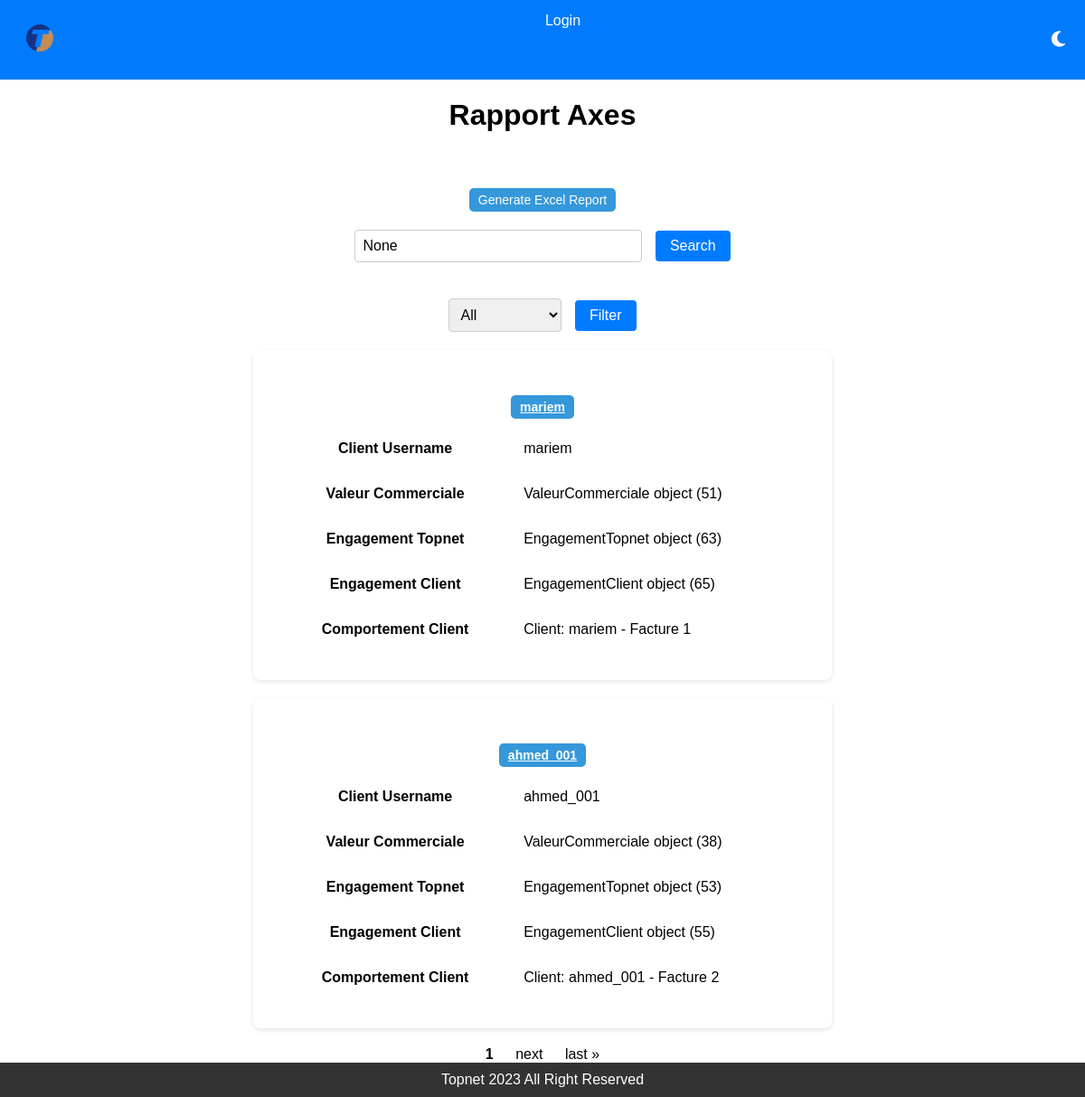
Page /user/view_axes/ on the earlier database version.
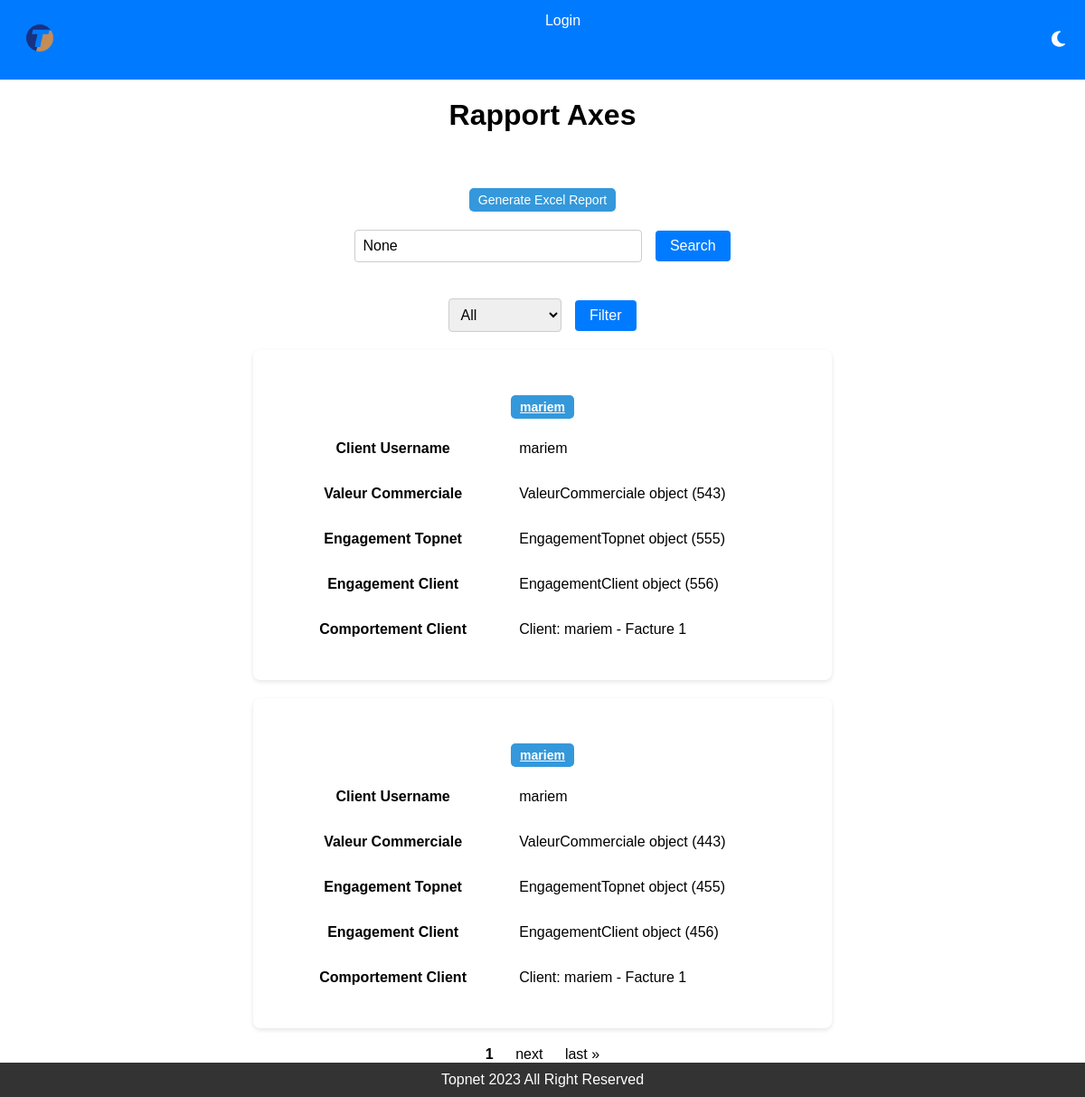
Same page on the later database version.
### client/models.py (models this page shows, shortened)
class Axes(models.Model):
    client = models.ForeignKey(Client, on_delete=models.CASCADE, related_name='Axes')
    valeur_commerciale = models.ForeignKey(ValeurCommerciale, on_delete=models.CASCADE, null=True, blank=True)
    engagement_topnet = models.ForeignKey(EngagementTopnet, on_delete=models.CASCADE, null=True, blank=True)
    engagement_client = models.ForeignKey(EngagementClient, on_delete=models.CASCADE, null=True, blank=True)
    comportement_client = models.ForeignKey(ComportementClient, on_delete=models.CASCADE, null=True, blank=True)

class Client(AbstractUser):
    phone_regex = RegexValidator(
        regex=r'^\d{8}$',
        message="Le numéro de téléphone doit être au format  71000000."
    )
    phone_number = models.CharField(validators=[phone_regex], max_length=17)
    CIN = models.CharField("CIN", max_length=250, validators=[RegexValidator(regex='^[0-9]{8}$', message="Numbers Only!")])

class ValeurCommerciale(models.Model):
    CATEGORIE_CHOICES = [
        (None, 'Unspecified'),
        (0, 'Standard'),
        (1, 'VIP'),
    ]
    ENGAGEMENT_CHOICES = [
        (None, 'Unspecified'),
        (0, 'Engagé'),
        (1, 'Non Engagé'),
    ]
    OFFRE_CHOICES = [
        (None, 'Unspecified'),
        (0.5, 'XDSL'),
        (1, 'HD'),
    ]
    DEBIT_CHOICES = [
        (None, 'Unspecified'),
        (Decimal('1'), '100'),
        (Decimal('0.9'), '50'),
        (Decimal('0.8'), '30'),
        (Decimal('0.7'), '20'),
        (Decimal('0.6'), '12'),
        (Decimal('0.4'), '10'),
        (Decimal('0.2'), '8'),
        (Decimal('0'), '4'),
    ]
    categorie_client = models.IntegerField(choices=CATEGORIE_CHOICES, default=None, null=True, blank=True)
    engagement_contractuel = models.IntegerField(choices=ENGAGEMENT_CHOICES, default=None, null=True, blank=True)
    offre = models.DecimalField(choices=OFFRE_CHOICES, max_digits=3, decimal_places=1, default=None, null=True, blank=True)
    debit = models.DecimalField(choices=DEBIT_CHOICES, max_digits=2, decimal_places=1, default=None, null=True, blank=True)
    client = models.ForeignKey(Client, on_delete=models.CASCADE, related_name='valeur_commerciale', null=True, blank=True, default=None)
    axes_relation = models.OneToOneField('client.Axes', on_delete=models.CASCADE, related_name='valeur_commerciale_relation', null=True, blank=True)

class EngagementTopnet(models.Model):
    client = models.ForeignKey(Client, on_delete=models.CASCADE, related_name='engagement_topnet', null=True, blank=True, default=None)
    axes_relation = models.OneToOneField('client.Axes', on_delete=models.CASCADE, related_name='engagement_topnet_relation', null=True, blank=True)
    nombre_reclamations = models.DecimalField(max_digits=3, decimal_places=1, default=0)
    delai_traitement = models.FloatField(default=0)

class EngagementClient(models.Model):
    client = models.ForeignKey(Client, on_delete=models.CASCADE, related_name='engagement_client', null=True, blank=True, default=None)
    axes_relation  = models.OneToOneField('client.Axes', on_delete=models.CASCADE, related_name='engagement_client_relation', null=True, blank=True)

class ComportementClient(models.Model):
    facture = models.ForeignKey('facture.Facture', on_delete=models.CASCADE, related_name='ComportementClient', null=True, blank=True, default=None)
    client = models.ForeignKey(Client, on_delete=models.CASCADE, related_name='comportement_client', null=True, blank=True, default=None)
    axes_relation = models.OneToOneField('client.Axes', on_delete=models.CASCADE, related_name='comportement_client_relation', null=True, blank=True)
    def __str__(self):
        if self.facture and self.facture.client:
            return f"Client: {self.facture.client.username} - Facture {self.facture.Id_facture}"
        return f"Facture {self.facture.Id_facture} - No Client"

### facture/models.py (models this page shows, shortened)
class Facture(models.Model):
    client = models.ForeignKey('client.Client', on_delete=models.CASCADE, related_name='factures', null=True, blank=True, default=None)
    contrat = models.ForeignKey('contrat.Contrat', on_delete=models.CASCADE, related_name='factures')
    Id_facture = models.AutoField(primary_key=True)
    montant_encours = models.DecimalField(max_digits=10, decimal_places=2, help_text="Montant en Dinar Tunisien")
    ESPECE = 'Espece'
    CREDIT_CARD = 'CreditCard'
    CHEQUE = 'Cheque'
    TYPE_PAIEMENT_CHOICES = [
        (ESPECE, 'Espece'),
        (CREDIT_CARD, 'Credit Card'),
        (CHEQUE, 'Cheque'),
    ]
    type_paiement = models.CharField(max_length=100, choices=TYPE_PAIEMENT_CHOICES)
    date_du_facture = models.DateField(default=timezone.now)
    date_a_payer_avant = models.DateField(validators=[validate_date_a_payer_avant])
    REJET = 'rejet'
    NON = 'non'
    STATUT_PAIEMENT_CHOICES = [
        (REJET, 'Rejet'),
        (NON, 'Non'),
    ]
    statut_paiement = models.CharField(max_length=10, choices=STATUT_PAIEMENT_CHOICES, default=NON)
    CONTENTIEUX_CHOICES = [
        (False, 1),
        (True, 0),
    ]
    contentieux = models.BooleanField(default=False, choices=CONTENTIEUX_CHOICES)

### client/views.py (the view)
# urls.py: path('view_axes/', view_axes, name='view_axes'),
def view_axes(request):
    axes_with_clients = Axes.objects.select_related('client')
    axes_with_clients = axes_with_clients.exclude(client__is_superuser=True)
    search_query = request.GET.get('search')
    if search_query:
        axes_with_clients = axes_with_clients.filter(client__username__icontains=search_query)
    filter_option = request.GET.get('filter', 'all')
    if filter_option == 'today':
        axes_with_clients = axes_with_clients.filter(client__date_joined__date=timezone.now().date())
    elif filter_option == 'past7days':
        past_week = timezone.now() - timezone.timedelta(days=7)
        axes_with_clients = axes_with_clients.filter(client__date_joined__gte=past_week)
    elif filter_option == 'thismonth':
        axes_with_clients = axes_with_clients.filter(client__date_joined__year=timezone.now().year, client__date_joined__month=timezone.now().month)
    elif filter_option == 'thisyear':
        axes_with_clients = axes_with_clients.filter(client__date_joined__year=timezone.now().year)
    paginator = Paginator(axes_with_clients, 2)
    page_number = request.GET.get('page')
    axes = paginator.get_page(page_number)
    return render(request, 'client/view_axes.html', {'axes': axes, 'search_query': search_query, 'filter_option': filter_option})

### score_app/templates/client/view_axes.html (shortened to what this page needs)
{% extends 'base.html' %}
{% load static %}
{% block content %}
<h1>Rapport Axes</h1>
    <form method="post" action="{% url 'generate_excel' %}">
        <div class="back-button-container">
            <button type="submit" class="back-button">Generate Excel Report</button>
        </div>
    </form>
<div class="search-container">
    <form method="get" action="">
        <input type="text" name="search" value="{{ search_query }}" placeholder="Search by username">
        <button type="submit">Search</button>
    </form>
</div>
<div class="filter-container">
    <form method="get" action="">
        <select name="filter">
            <option value="all" {% if filter_option == 'all' %}selected{% endif %}>All</option>
        </select>
        <button type="submit">Filter</button>
    </form>
</div>
<div class="client-box-container">
    {% for ax in axes %}
        <div class="client-box">
            <div class="back-button-container">
            <h3><a href="{% url 'client_scores' client_id=ax.client.id %}" class="back-button">{{ ax.client.username }}</a></h3>
            </div>
            <table>
                <tr>
                    <th>Client Username</th>
                    <td>{{ ax.client.username }}</td>
                </tr>
                <tr>
                    <th>Valeur Commerciale</th>
                    <td>{{ ax.valeur_commerciale }}</td>
                </tr>
                <tr>
                    <th>Engagement Topnet</th>
                    <td>{{ ax.engagement_topnet }}</td>
                </tr>
                <tr>
                    <th>Engagement Client</th>
                    <td>{{ ax.engagement_client }}</td>
                </tr>
                <tr>
                    <th>Comportement Client</th>
                    <td>{{ ax.comportement_client }}</td>
                 </tr>
            </table>
        </div>
    {% endfor %}
</div>
<div class="pagination">
    <span class="step-links">
        <span class="current-page">{{ axes.number }}</span>
        {% if axes.has_next %}
            <a href="?page={{ axes.next_page_number }}">next</a>
            <a href="?page={{ axes.paginator.num_pages }}">last &raquo;</a>
        {% endif %}
    </span>
</div>
{% endblock %}

### score_app/templates/base.html (shortened to what this page needs)
<!DOCTYPE html>
<html>
<head>
    <link rel="stylesheet" href="https://cdnjs.cloudflare.com/ajax/libs/font-awesome/6.0.0-beta3/css/all.min.css">
</head>
{% load static %}
<body>
    <div class="navbar">
        <div class="navbar-logo">
            <a href="/user/view_all_score/">
            <img src="{% static "unnamed.png" %}" alt="Logo">
        </a>
        </div>
        <div class="toggle-links">
            {% if not user.is_authenticated %}
                <a href="/user/login/" data-link="home">Login</a>
            {% endif %}
        </div>
        <button class="theme-button" onclick="toggleTheme()">
            <i class="fas fa-moon" id="moonIcon"></i>
        </button>
    </div>
    {% block content %} {% endblock %}
    <div class="footer">
        Topnet 2023 All Right Reserved
    </div>
</body>
</html>

### score_app/templates/base.html (style rules this page uses)
body { font-family: Arial, sans-serif; margin: 0; padding: 0; display: flex; flex-direction: column; min-height: 100vh; }
h1 { text-align: center; }
form { margin-top: 20px; }
.navbar { background-color: #007bff; overflow: hidden; display: flex; justify-content: space-between; }
.navbar a { float: left; display: block; color: white; text-align: center; padding: 14px 16px; text-decoration: none; }
.navbar-logo { float: left; padding: 8px; }
.navbar-logo img { height: 40px; }
.footer { text-align: center; margin-top: auto; padding: 10px 0; background-color: #333; color: white; flex-shrink: 0; }
.theme-button { background-color: transparent; border: none; cursor: pointer; font-size: 20px; color: white; margin-right: 16px; }
.navbar-logo a { text-decoration: none; color: inherit; }

### score_app/templates/client/view_axes.html (style rules this page uses)
.client-box-container { display: flex; flex-wrap: wrap; gap: 20px; justify-content: center; align-items: center; }
.client-box { width: calc(50% - 20px); background-color: var(--client-box-bg-color, #fff); padding: 30px; border-radius: 8px; box-shadow: 0 2px 5px rgba(0, 0, 0, 0.1); }
.client-box h3 { margin-bottom: 10px; font-size: 20px; color: var(--font-color); }
.client-box table { width: 100%; }
.client-box th, .client-box td { padding: 15px; }
.pagination { margin-top: 20px; display: flex; justify-content: center; }
.pagination a { color: var(--font-color); text-decoration: none; padding: 10px; }
.current-page { font-weight: bold; padding: 10px; }
.search-container { text-align: center; margin-bottom: 20px; }
.search-container input[type="text"] { padding: 8px; border: 1px solid #ccc; border-radius: 4px; width: 300px; font-size: 16px; }
.search-container button { background-color: #007bff; color: white; padding: 8px 16px; border: none; border-radius: 4px; cursor: pointer; font-size: 16px; margin-left: 10px; }
.filter-container { text-align: center; margin-bottom: 20px; }
.filter-container select { padding: 8px; border: 1px solid #ccc; border-radius: 4px; font-size: 16px; }
.filter-container button { background-color: #007bff; color: white; padding: 8px 16px; border: none; border-radius: 4px; cursor: pointer; font-size: 16px; margin-left: 10px; }
.back-button-container { text-align: center; margin-top: 20px; }
.back-button { background-color: #007bff; color: white; padding: 8px 16px; border: none; border-radius: 4px; cursor: pointer; font-size: 16px; }
.back-button { padding: 5px 10px; font-size: 14px; border: none; border-radius: 5px; background-color: #3498db; color: #fff; cursor: pointer; transition: background-color 0.2s, color 0.2s; }

Differences in the rows shown:
removed Axes: client.username "mariem", valeur_commerciale "ValeurCommerciale object (51)", engagement_topnet "EngagementTopnet object (63)", engagement_client "EngagementClient object (65)", comportement_client "Client: mariem - Facture 1"
removed Axes: client.username "ahmed_001", valeur_commerciale "ValeurCommerciale object (38)", engagement_topnet "EngagementTopnet object (53)", engagement_client "EngagementClient object (55)", comportement_client "Client: ahmed_001 - Facture 2"
added Axes: client.username "mariem", valeur_commerciale "ValeurCommerciale object (543)", engagement_topnet "EngagementTopnet object (555)", engagement_client "EngagementClient object (556)", comportement_client "Client: mariem - Facture 1"
added Axes: client.username "mariem", valeur_commerciale "ValeurCommerciale object (443)", engagement_topnet "EngagementTopnet object (455)", engagement_client "EngagementClient object (456)", comportement_client "Client: mariem - Facture 1"
